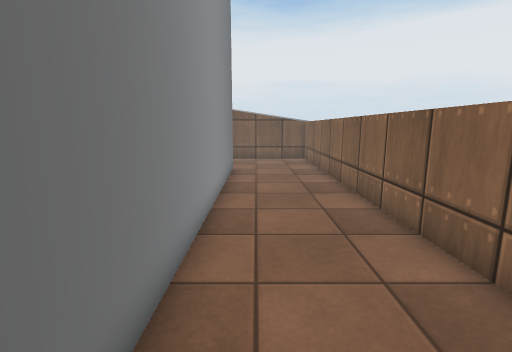
[1] (above)

18 first-person views from a walk through a scene from a Unity 3-D project. The camera is 1.2 m above the floor, tilts 10° down and sees 85° across. The floor is counted in squares, 0.5 m on a side. Each view is taken from the middle of a square. On the plan, view 1 faces up. The plan holds only what a view shows up to about 18 squares ahead; the rest is blank. The place goes on beyond the plan. Some surface patterns are stand-ins.

[2]
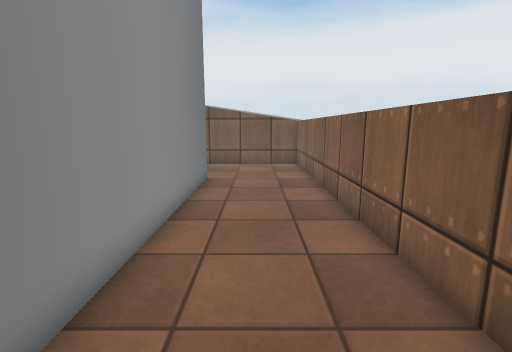

[3]
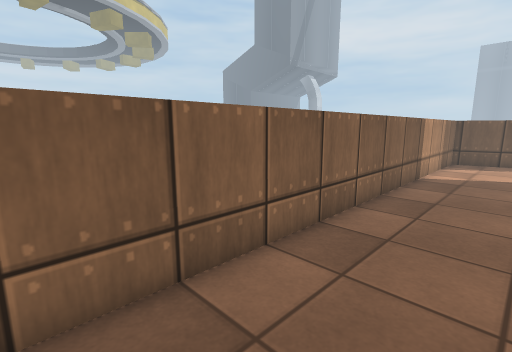

[4]
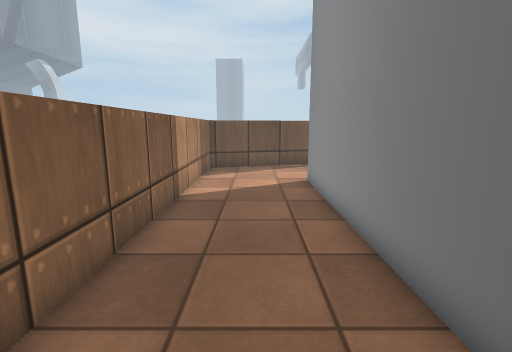

[5]
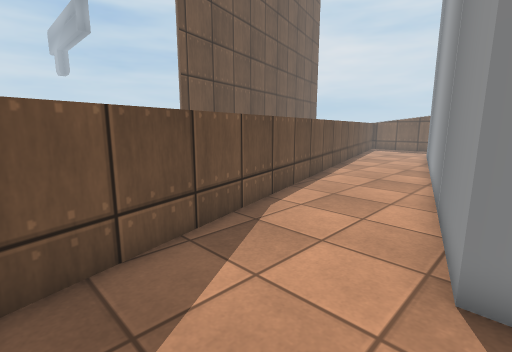

[6]
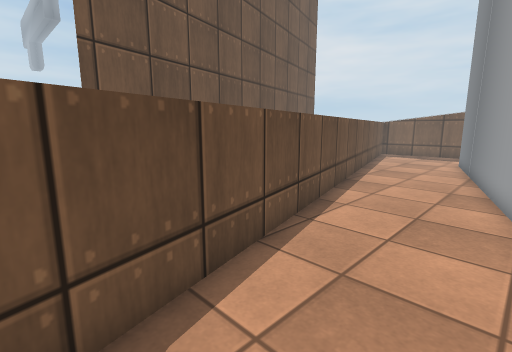

[7]
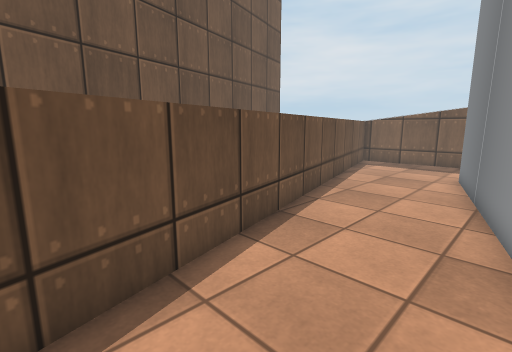

[8]
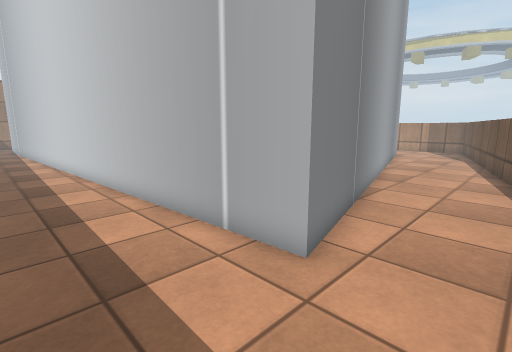

[9]
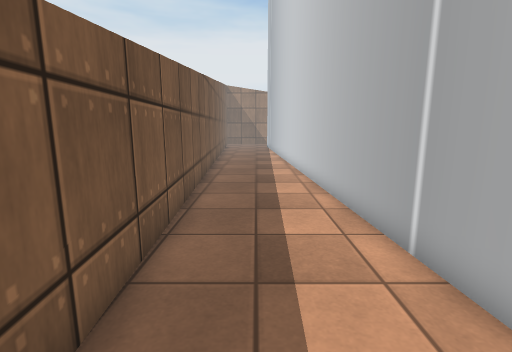

[10]
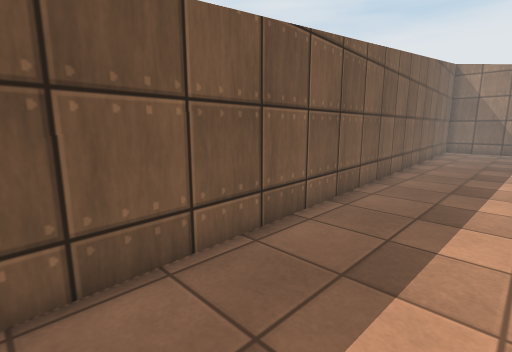

[11]
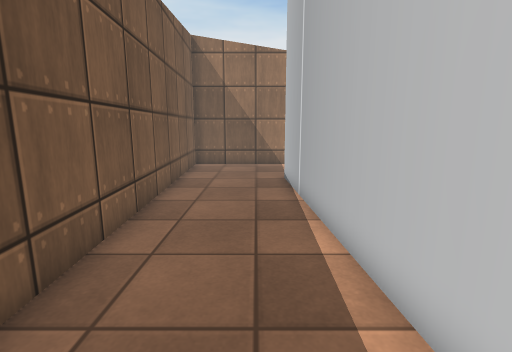

[12]
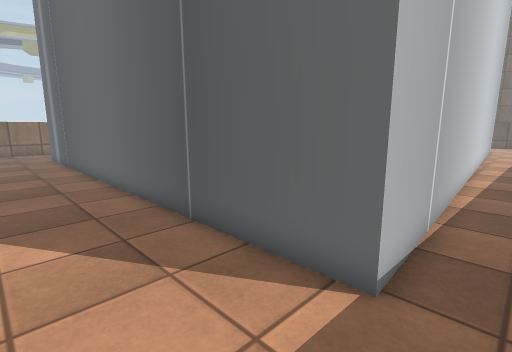

[13]
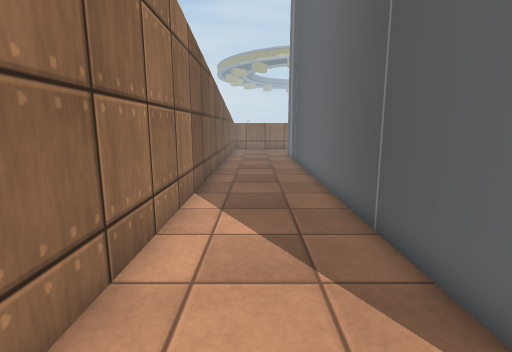

[14]
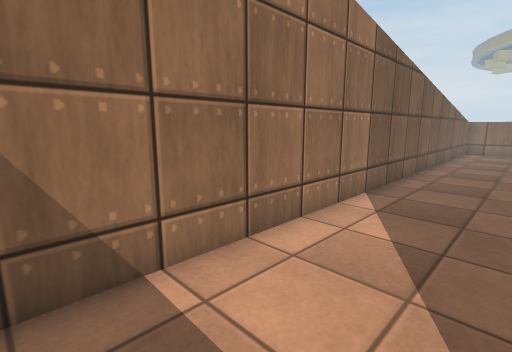

[15]
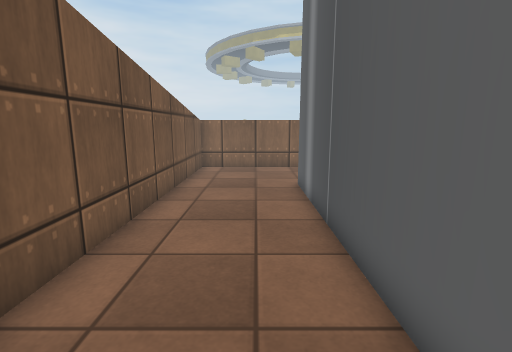

[16]
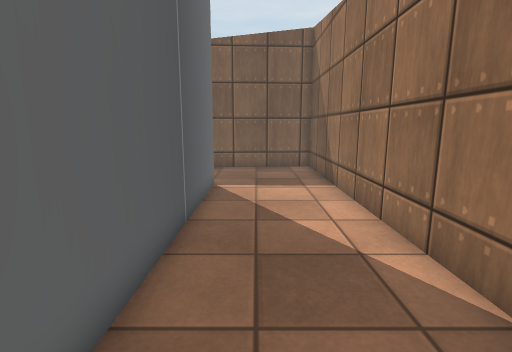

[17]
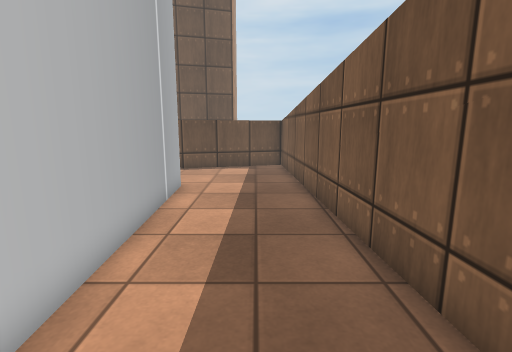

[18]
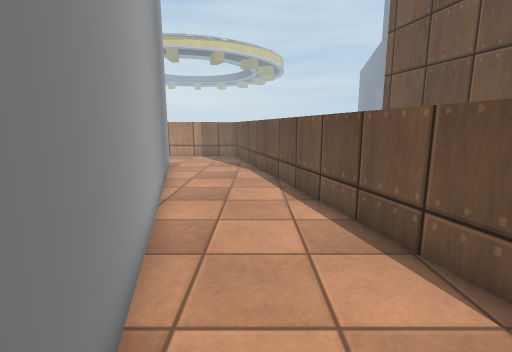

### Floor plan
Key: @ floor where view 1 was taken; # wall or solid block; . floor; ^ raised ledge.
Columns run from 30 left of view 1 to 4 right of it. Each row starts with its distance up from view 1.
 21 ################################^^^
 20 #.................................^
 19 #.................................^
 18 #.................................^
 17 #.................................^
 16 #....#########################....^
 15 #....##                      #....^
 14 #....##                      #....^
 13 #.....#                      #....^
 12 ##....#                      #....^
 11  #....#                      #....^
 10  #....#                      #....^
  9  #....#                      #....^
  8  #....#                      #....^
  7  #....#                      #....^
  6  #....#                      #....^
  5  #....#                      #....^
  4  #....#                      #....^
  3  #....#                      #....^
  2  #....#                      #....^
  1  #....#                      #....^
  0  #....#                      #@...^
 -1  #....#                      #....^
 -2  #....#                      #....^
 -3  #....#                      #....^
 -4  #....##                     #....^
 -5  #.....#                     #....^
 -6  ##....#                     #....^
 -7  ##....#                     #....^
 -8   #....#                     #....^
 -9   #....#                    ##....^
-10   #....#                 ####.....^
-11   #....#             #####........^
-12   #....#         #####............^
-13   #....#     #####................^
-14   #....#  ####.................^^^^
-15   #....####................^^^^
-16   #....................^^^^
-17   #................^^^^
-18   #............^^^^
-19   #.........^^^^
-20   ^.....^^^^
-21   ^.^^^^
-22   ^^^                 ####
-23                    ####

Positions as (right, up) in squares from view 1, and headings:
1: (0, 0), facing up
2: (1, 3), facing up
3: (0, 8), facing down-right
4: (1, 3), facing down
5: (3, -9), facing down-left
6: (-2, -12), facing down-left
7: (-8, -13), facing down-left
8: (-27, -18), facing up-right
9: (-26, -18), facing up
10: (-24, -10), facing up-left
11: (-26, 3), facing up
12: (-26, 20), facing down-right
13: (-26, 19), facing right
14: (-26, 17), facing up-right
15: (-13, 18), facing right
16: (-13, 18), facing left
17: (-26, -4), facing down
18: (-19, -15), facing right
